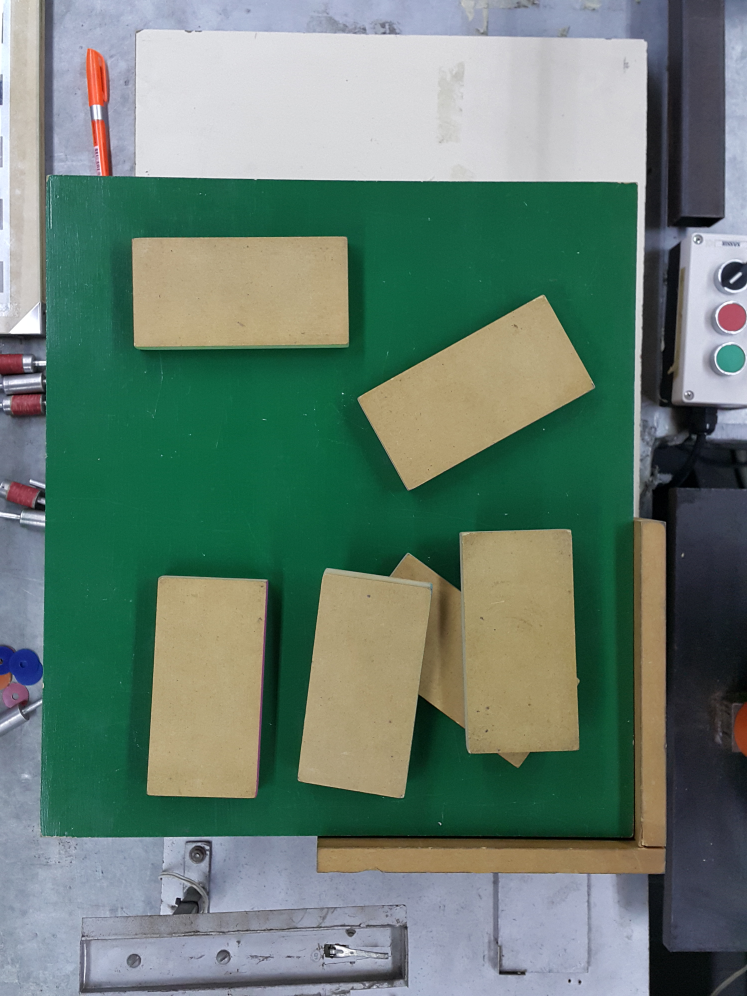
#> input picture TP6/bloques1.jpg, 2988 x 3984 px (shown at 1/4 size)
$ jupyter execute Tp6.ipynb   (shell and % lines are left out)
#> lines starting #> are read from the running program, lines starting #| are printed output that depends on the picture; after the words box and inside, x2 and y2 are one past the last pixel; in counts of white or black regions, pixels touching at a corner belong together
# Trabajo práctico 6 - Transformada de Hough

**Alumnos:**

- Carol lugones Ignacio (100073)
- Torresetti Lisandro (99846)

## Objetivo

Sobre la imagen de los bloques se pide encontrar las líneas principales que definen a dichos bloques utilizando la transformada de Hough (se pueden realizar procesamientos previos para mejorar la imagen de bordes, ajuste de histograma, filtrado, variantes de binarización, variantes de detección de borde, etc)

**Actividad extra propuesta:** Ajustar rectángulos por transformada de Hough. En los recursos teóricos de la semana "Características locales y Transformada de Hough" hay subido un paper orientativo.

[cell 1]
import cv2 as cv
import numpy as np
import matplotlib.pyplot as plt
from glob import glob

[cell 2]
def plotter(image, title = '', imgSize = (18,9), grayScale = False, step = 25): #Funcion auxiliar para realizar los graficos
    plt.figure(figsize=imgSize)
    plt.title(title, fontsize = 16, fontweight = "bold")
    plt.imshow(image) if not grayScale else plt.imshow(image, cmap='gray', vmin=0, vmax=255)
    plt.yticks(np.arange(0, len(image), step))
    plt.xticks(np.arange(0, len(image[0]), step), rotation=90)
    plt.show()

A continuación cargamos la imagen a analizar, obtenemos el ancho y el alto y luego la imprimimos

[cell 3]
#Cargamos la imagen a analizar
img = cv.imread('bloques1.jpg')
#> img is the input picture: shape (3984, 2988, 3); mean B, G, R 112.9, 125.3, 103.1
img = cv.cvtColor(img, cv.COLOR_BGR2RGB)
img = cv.medianBlur(img,5) #Para eliminar los posibles ruidos
imgGray = cv.cvtColor(img, cv.COLOR_RGB2GRAY)
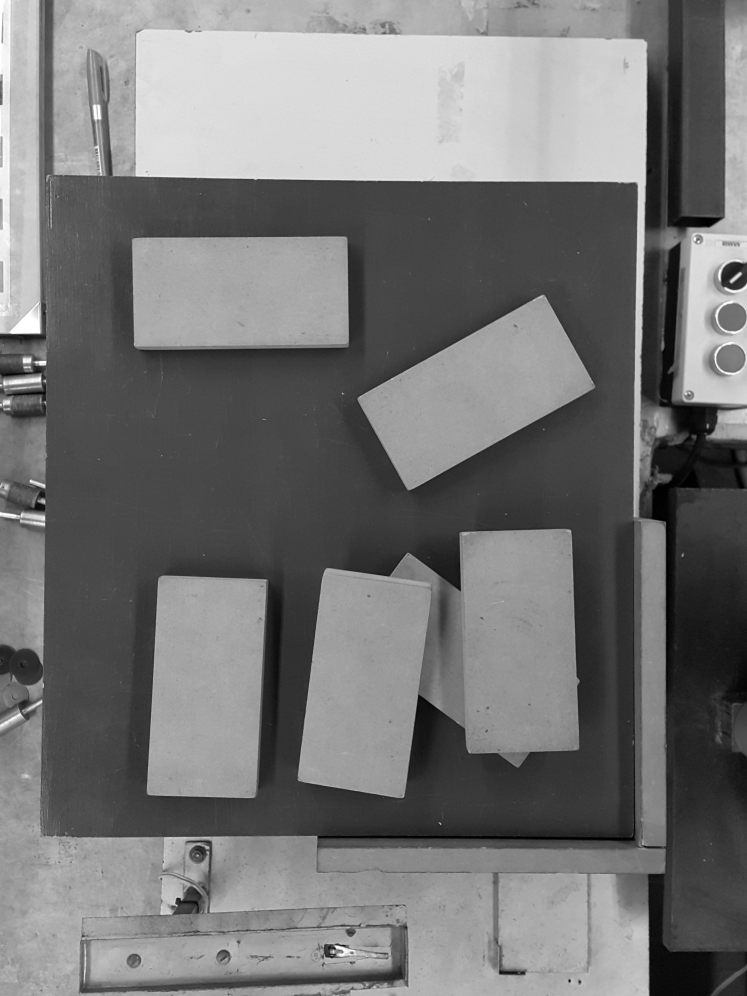
#> imgGray: shape (3984, 2988) (shown at 1/4 size); min 0, max 255, mean 117.3
imgWidth = img.shape[1]
#> imgWidth = 2988
imgHeight = img.shape[0]
#> imgHeight = 3984

print("Img Width: {} \t Img Height: {}".format(imgWidth, imgHeight))
#| Img Width: 2988 	 Img Height: 3984
plotter(img, 'Original Image', step=100)
plotter(imgGray, 'Original Image in Gray Scale', grayScale=True, step=100)

[cell 4]
#Ecualizamos el histograma de la imagen que cargamos en escala de grises
imgGrayMod = cv.equalizeHist(imgGray.copy())
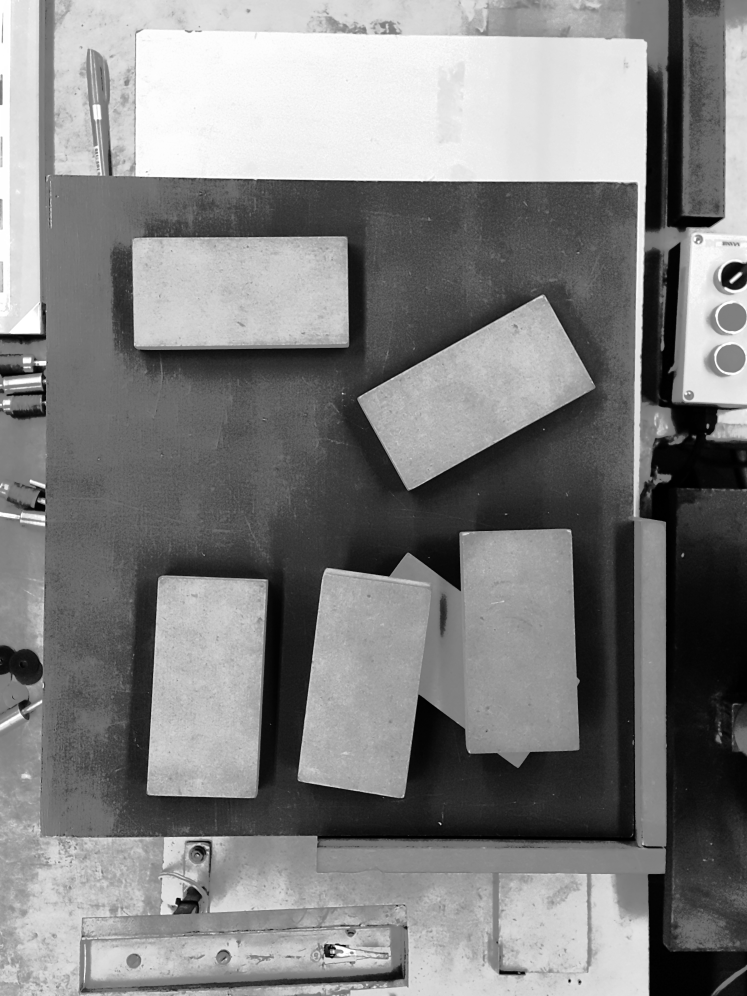
#> imgGrayMod: shape (3984, 2988) (shown at 1/4 size); min 0, max 255, mean 128.6
plotter(imgGrayMod, 'Equalized', grayScale = True, step=100)

[cell 5]
#Aumentamos el brillo un 30%
imgGrayMod = np.round(np.clip(imgGrayMod + (255*0.30), 0, 255))
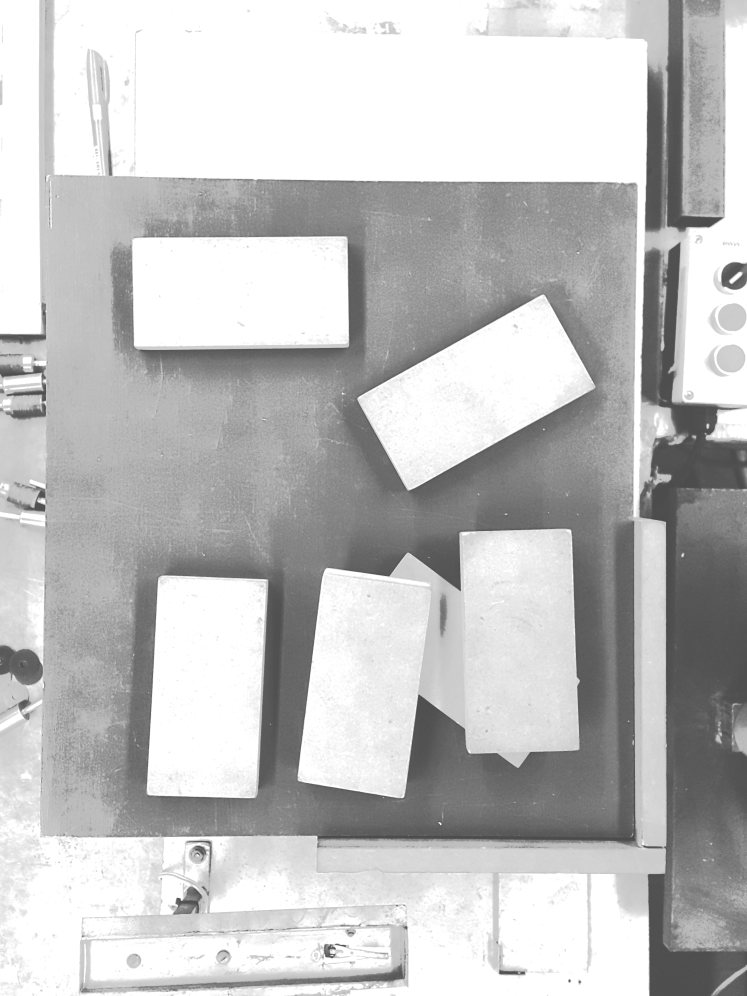
#> imgGrayMod: shape (3984, 2988) float64 (shown at 1/4 size); min 76, max 255, mean 193.3
plotter(imgGrayMod, grayScale = True, step=100)

## Hough - Líneas

Vamos a generar una máscara, para ello vamos a tomar como muestra cada uno de los bloques con el fin de obtener la mejor máscara posible.

[cell 6]
imgPrueba = img.copy()
# Bloques numerados de arriba hacia abajo y de izq a derecha
#El tercer valor es el ancho del bloque para hacer la mascara
block1 = ((550, 980), (1350, 980), 345)
block2 = ((1500, 1600), (2050, 1600),125)
block3 = ((650, 2400), (1000, 2400), 750)
block4 = ((1300, 2400), (1600, 2400), 700)
block5 = ((1720, 2450), (1850, 2450),350)
block6 = ((1890, 2200), (2250, 2200),800)
blocks = [block1, block2, block3, block4, block5, block6]

# Marcamos una linea roja para ver correctamente sus posiciones
for block in blocks:
    cv.line(imgPrueba, block[0], block[1], (255,0,0), 5)

plotter(imgPrueba, step = 100)

La función createMask es una función auxiliar para poder crear la máscara. Lo que hace es itera cada uno de los bloques que se le pasa por parámetro (variable 'sample') obtiene la media y el desvío de ese bloque y suma esos valores con los valores prevíos. Sería como una especie de promedio de las medias y desvíos de todos los bloques. Finalmente la función devuelve la máscara.

[cell 7]
def createMask(img, samples, lowerMultiplier = 15, upperMultiplier = 6):
#> called with lowerMultiplier = 15, upperMultiplier = 6
    meanColors = 0
    stdColors = 0
    for point1, point2, blockWidth in samples:
        colorMean, colorStd = cv.meanStdDev(img[point1[1]:point1[1] + blockWidth,point1[0]:point2[0], :])
        meanColors += colorMean
        stdColors += colorStd
#> this loop made 6 passes
#> (colorMean, colorStd, meanColors, stdColors) on passes 2 to 6: ([177.3, 159, 116.6], [2.61, 2.71, 2.88], [361, 325.7, 247], [6.13, 6.17, 7.03]), ([179.9, 163.5, 121.9], [2.98, 3.19, 3.61], [540.9, 489.1, 368.8], [9.1, 9.36, 10.64]), ([171, 155.6, 117.3], [3.39, 3.49, 4.32], [711.9, 644.8, 486.1], [12.49, 12.85, 14.96]), ([122.8, 105, 69.32], [16.28, 15.76, 12.54], [834.7, 749.8, 555.4], [28.77, 28.62, 27.5]), ([164.3, 148.1, 104.1], [4.93, 5.44, 5.6], [999, 897.9, 659.5], [33.7, 34.05, 33.1])
#> (meanColors, stdColors) on pass 1: ([183.7, 166.7, 130.4], [3.52, 3.46, 4.15])
    meanColors /= len(samples)
#> meanColors = [166.5, 149.7, 109.9]
    stdColors /= len(samples)
#> stdColors = [5.62, 5.68, 5.52]
    return cv.inRange(img, meanColors - stdColors * lowerMultiplier,  meanColors + stdColors * upperMultiplier)
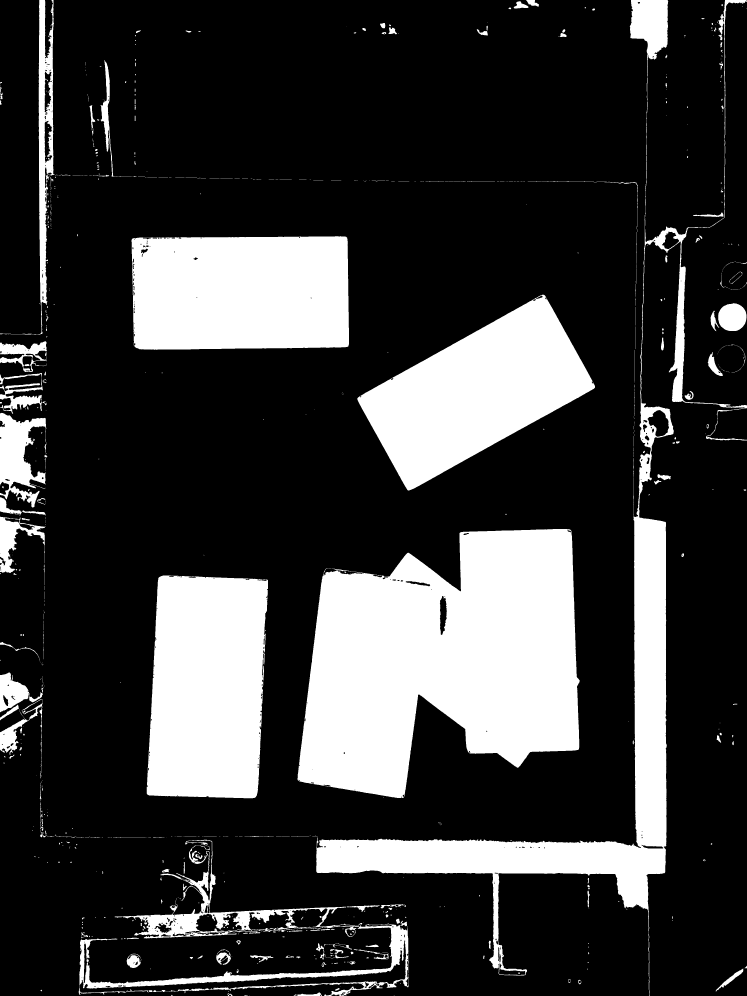
#> returned value: shape (3984, 2988) (shown at 1/4 size); 23.1% white; 749 white regions (438 under 20 px), largest, box (x1, y1, x2, y2) and area: (1190, 2116, 2319, 3192) 870758, (1249, 0, 2988, 3984) 441722, (587, 2302, 1072, 3193) 387110

[cell 8]
mask = createMask(img, blocks)
imgWithMask = cv.bitwise_and(img, img, mask=mask)
plotter(imgWithMask, 'Image With Mask' ,step = 100)

[cell 9]
imgWithMaskGray = cv.cvtColor(imgWithMask, cv.COLOR_RGB2GRAY)
plotter(imgWithMaskGray,'Gray Image With Mask', grayScale=True, step = 100)

Como podemos observar la máscara que se obtuvo no es lo suficientemente buena, de todas formas 'apaga' muchas cosas que no son necesarias analizar para este caso.
El siguiente bloque de codigo se encuentra marcado como texto, se lo utilizó para encontrar los valores óptimos que luego serán utilizados en la función HoughLinesP

TOP_SLIDER = 100
TOP_SLIDER_MAX = 600
t1 = 10
T1 = 10
edges = 0

def setT1(t1):
    global T1
    T1 = t1
    print(t1)
    if T1 < TOP_SLIDER:
        T1 = 10
    edges = cv.Canny(image, T1, 3*T1)
    cv.imshow("canny", edges)

image = imgWithMask
edges = cv.Canny(image, T1, 3*T1)
cv.imshow("canny", edges)
cv.createTrackbar("T1", "canny", t1, TOP_SLIDER_MAX, setT1)

cv.waitKey(0)
cv.destroyAllWindows()

[cell 10]
edges = cv.Canny(imgWithMask,322,940)
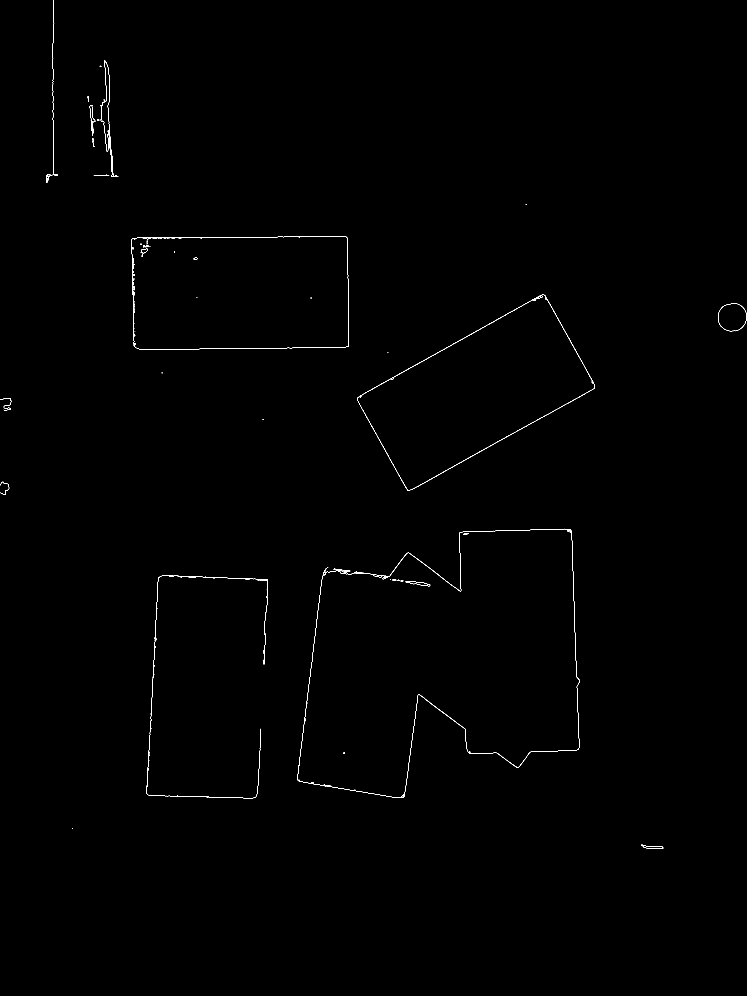
#> edges: shape (3984, 2988) (shown at 1/4 size); 0.16% white in thin lines or dots, all inside (x1, y1, x2, y2) = (0, 0, 2987, 3395)
plotter(edges, 'Edges', step=100)

rho_step = 1
theta_step = (np.pi/180)
thresh = 100
lines = cv.HoughLinesP(edges,rho_step,theta_step,thresh, None,200, 600)
#> lines = 46 rows, first 6: [1191, 3101, 1287, 2318], [1648, 1957, 2968, 1226], [1457, 1573, 2168, 1179], [2257, 1320, 2315, 2995], [587, 3175, 633, 2312], [1068, 948, 1843, 2347]
imgCopy = img.copy()

# Dibujamos lo resultados
for line in lines:
    x1,y1,x2,y2 = line[0]
    cv.line(imgCopy,(x1,y1),(x2,y2),(255,0,0),5)
#> this loop made 46 passes
#> (x1, y1, x2, y2) on passes 1 to 12: (1191, 3101, 1287, 2318), (1648, 1957, 2968, 1226), (1457, 1573, 2168, 1179), (2257, 1320, 2315, 2995), (587, 3175, 633, 2312), (1068, 948, 1843, 2347), (2180, 1182, 2375, 1534), (2258, 1323, 2316, 2990), (572, 949, 1387, 949), (1437, 1585, 2170, 1179), (1389, 955, 1395, 1328), (212, 699, 212, 120)
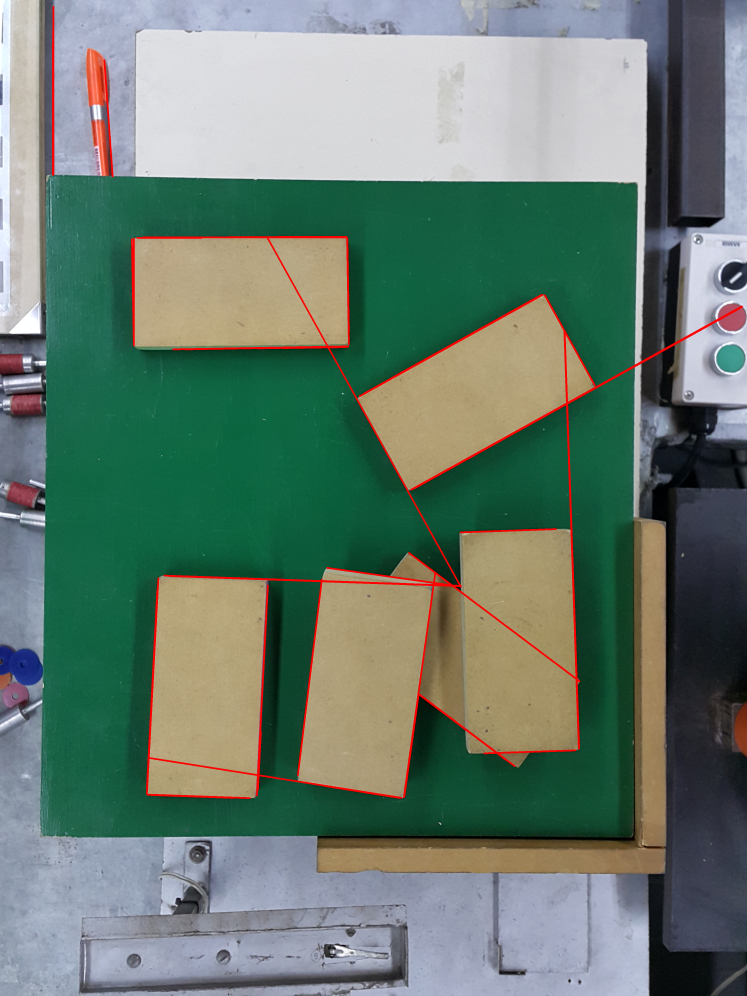
#> imgCopy: shape (3984, 2988, 3) (shown at 1/4 size); mean R, G, B 104.9, 124, 111.8

plotter(imgCopy,'Result',step=100)
